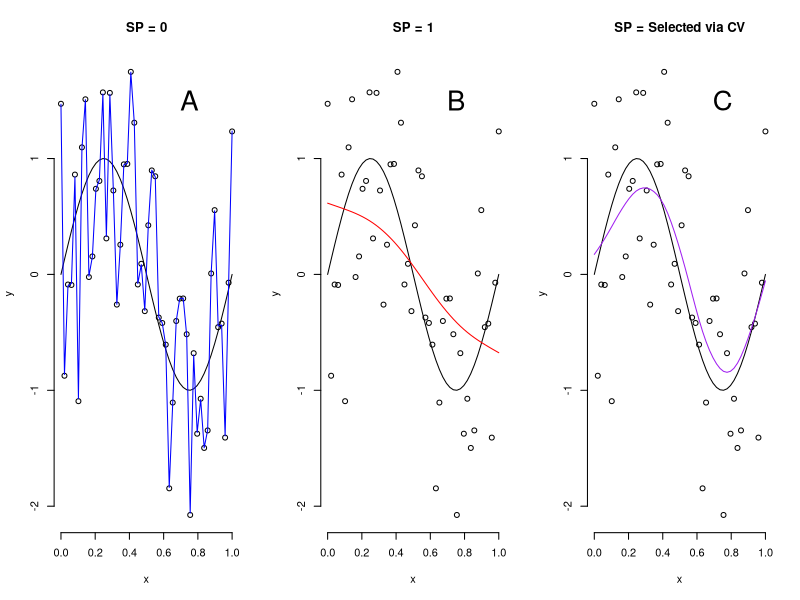

Write R code to recreate this figure.
## ---- chunk 1
knitr::opts_chunk$set(tidy.opts=list(width.cutoff=60),tidy=TRUE, warnings = FALSE)
## ---- chunk 2
set.seed(3423)
x <- seq(0,1,length=50)
y <- sin(2*pi*x) + rnorm(50, sd =0.7)
true.y <- sin(2*pi*x)

par(mfrow=c(1,3))
#no smoother; capitalizing on variance
plot(x,y, main = "SP = 0", bty = "n")
lines(x,true.y)
rmod.norm <- smooth.spline(y ~ x, spar = 0)
lines(rmod.norm, col = "blue")
text(0.75, 1.5, labels = "A", cex = 2.5)

#extreme smoothing
plot(x,y, main = "SP = 1", bty = "n")
lines(x,true.y)
rmod.ext <- smooth.spline(y ~ x, spar = 1)
lines(rmod.ext, col = "red")
text(0.75, 1.5, labels = "B", cex = 2.5)

#cv (leave-one-out) smoother
plot(x,y, main = "SP = Selected via CV", bty = "n")
lines(x,true.y)
rmod.cv <- smooth.spline(y ~ x, cv = TRUE)
lines(rmod.cv, col = "purple")
text(0.75, 1.5, labels = "C", cex = 2.5)
